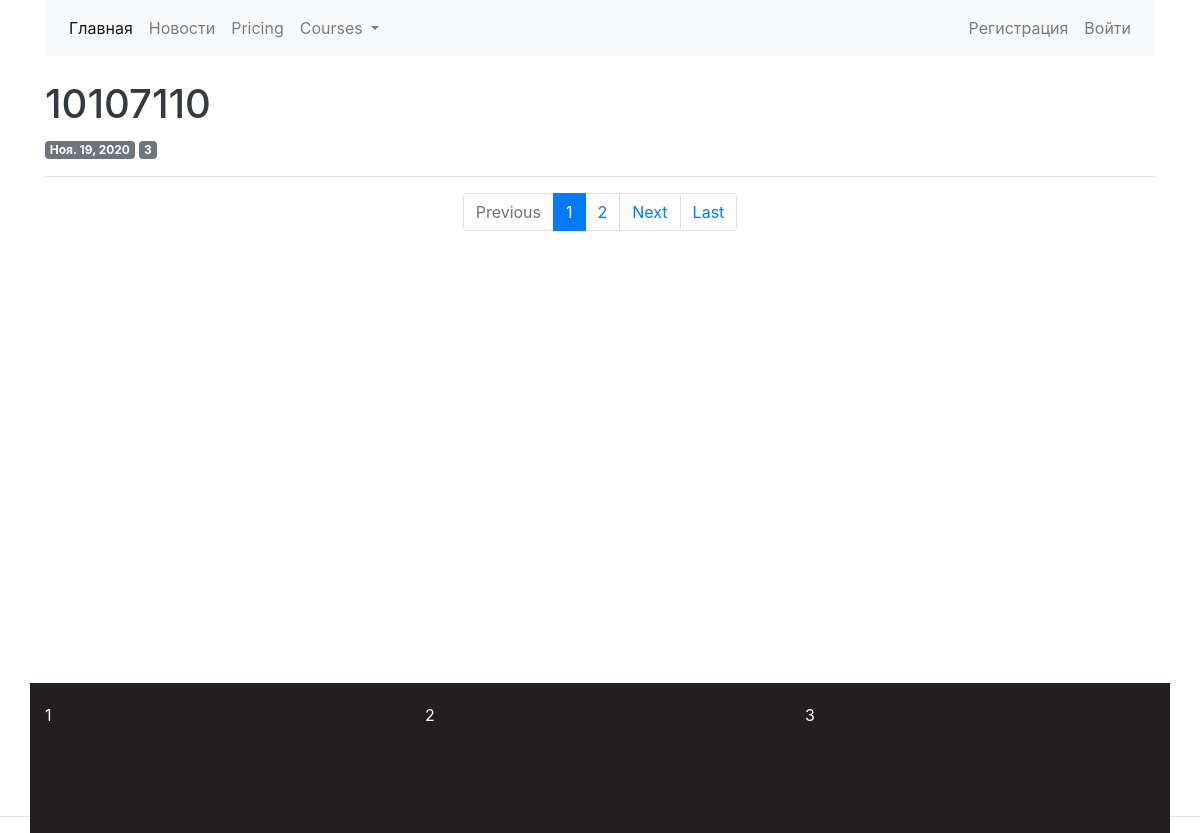
/students/groups/, run on the app's committed database.
### profiles/models.py (models this page shows, shortened)
class StudentsGroupModel(models.Model):
    group_code = models.CharField(max_length=25, unique=True, blank=False, null=False, primary_key=True)
    start_date = models.DateField()
    is_finished = models.BooleanField(default=False, verbose_name='Обучение завершено')
    class Meta:
        verbose_name = 'Группа студентов'
        verbose_name_plural = 'Группы студентов'

### students/views.py (the view)
# urls.py: path('groups/', views.GroupListView.as_view(), name='student_groups'),
class GroupListView(ListView):
    model = StudentsGroupModel
    template_name = 'students/groups/groups_list.html'
    paginate_by = 1

### students/templates/students/groups/groups_list.html (shortened to what this page needs)
{% extends 'index/base.html'%}
{% load crispy_forms_tags %}
{% block body %}
{% for group in object_list %}
<a class="text-dark" data-toggle="collapse" href="#collapse_{{ group.group_code }}" role="button" aria-expanded="false"
   aria-controls="collapseExample">
    <h1> {{ group.group_code }}</h1>
</a>
<span class="badge badge-secondary">{{ group.start_date }}</span>
<span class="badge badge-secondary">{{ group.usermodel_set.count }}</span>
{% endfor %}
<hr>
{% include "index/pagination.html" with url_name="students/groups" %}
{% endblock %}

### static/css/footer.css (style rules this page uses)
html, body { height:100%; }

### data on the page
StudentsGroupModel: group_code "10107110", start_date "Ноя. 19, 2020", usermodel_set.count "3"
